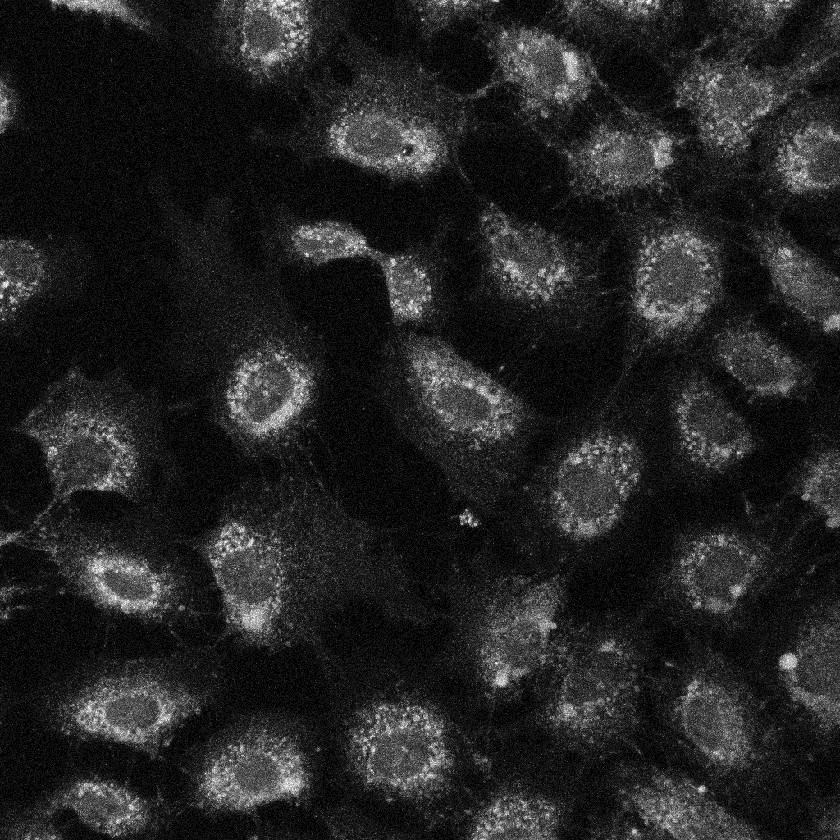
#> input picture MAX_HC11 Short siHuR 2.tif, 840 x 840 px, shrunk from 1024 x 1024 before the run
$ python 'procesamiento de marca perinuclear con informe.py'
#> lines starting #> are read from the running program, lines starting #| are printed output that depends on the picture
#!/usr/bin/env python3
# -*- coding: utf-8 -*-
"""
Created on Tue Jun 11 19:11:11 2019

@author: maxpower
"""
#%%
import numpy as np
import matplotlib.pyplot as plt

from skimage import data , io ,img_as_float
from skimage.exposure import histogram

filename = 'MAX_HC11 Short siHuR 2.tif'
coins = io.imread(filename)
#> coins is the input picture: shape (840, 840) uint16; min 0, max 4095, mean 648.7
plt.imshow(coins)

coins = img_as_float(coins)

hist, hist_centers = histogram(coins)
#> hist = 256 values, max 31245 at index 20, min 2 at index 245, mean 2756.2; hist_centers = 256 values from 0.000122 to 0.0624

fig, axes = plt.subplots(1, 2, figsize=(8, 3))
axes[0].imshow(coins, cmap=plt.cm.gray, interpolation='nearest')
axes[0].axis('off')
axes[1].plot(hist_centers, hist, lw=2)
axes[1].set_title('histogram of gray values')

#%%
from skimage.filters import sobel

elevation_map = sobel(coins)
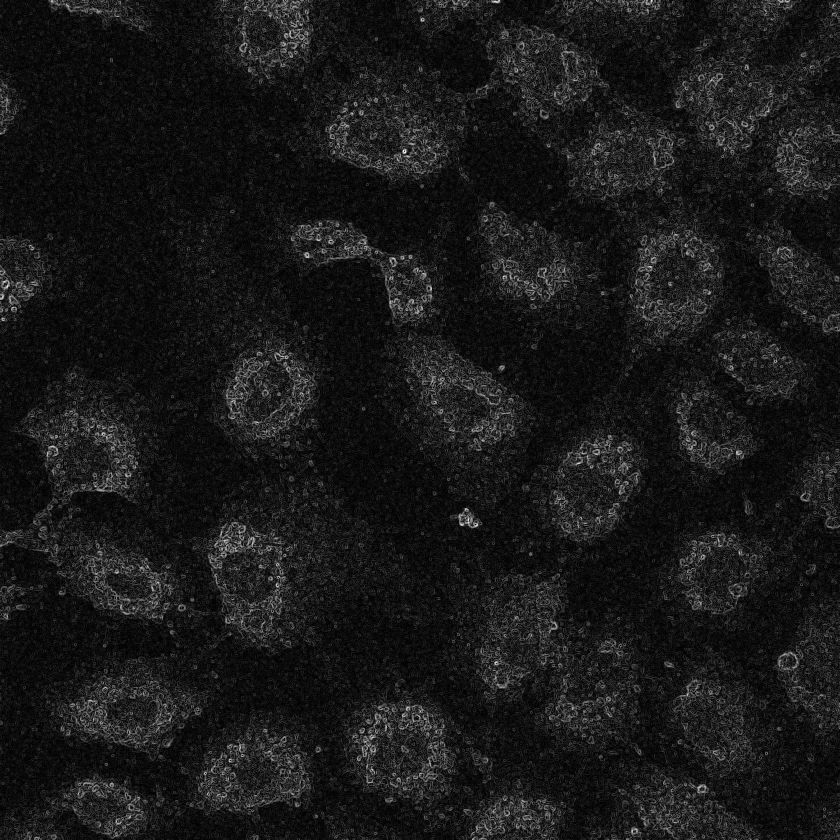
#> elevation_map: shape (840, 840) float64; min 0, max 0.0299, mean 0.00297; drawn with min black and max white

fig, ax = plt.subplots(figsize=(4, 3))
ax.imshow(elevation_map, cmap=plt.cm.gray, interpolation='nearest')
ax.set_title('elevation map')
ax.axis('off')

#%%

#> (the run stopped early here; a loop or call above may not have finished)

$ run again, with MAX_HC11 Short 3  60X.tif copied over MAX_HC11 Short siHuR 2.tif
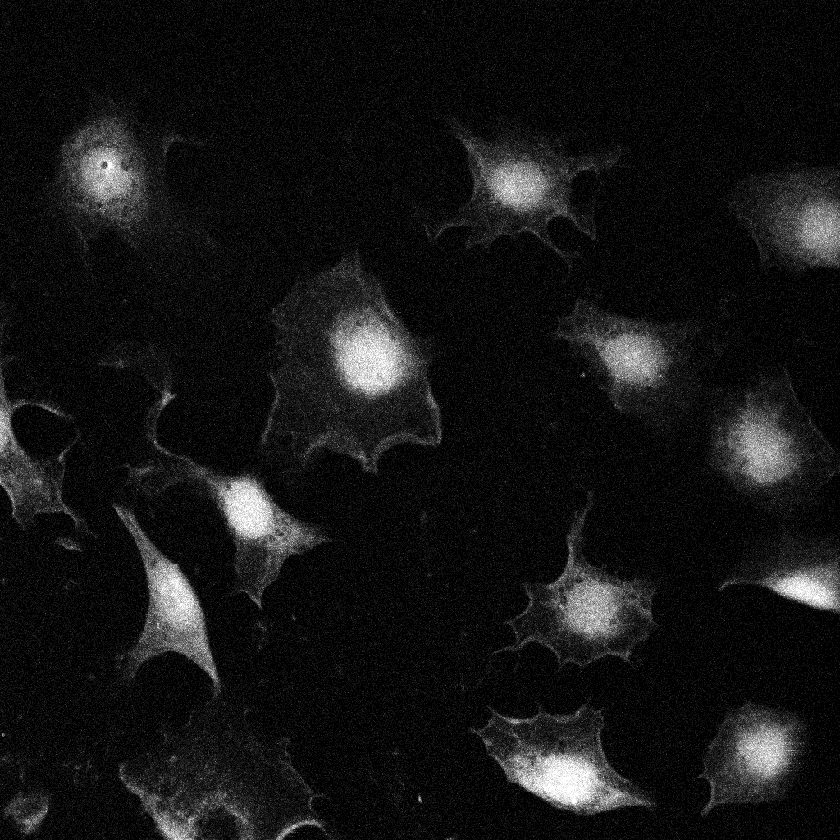
#> input picture MAX_HC11 Short 3  60X.tif, 840 x 840 px, shrunk from 1024 x 1024 before the run
#> coins is the input picture: shape (840, 840) uint16; min 0, max 4095, mean 442
#> hist = 256 values, max 35523 at index 10, min 40 at index 251, mean 2756.2; hist_centers = 256 values from 0.000122 to 0.0624
#> `elevation_map = sobel(coins)`:
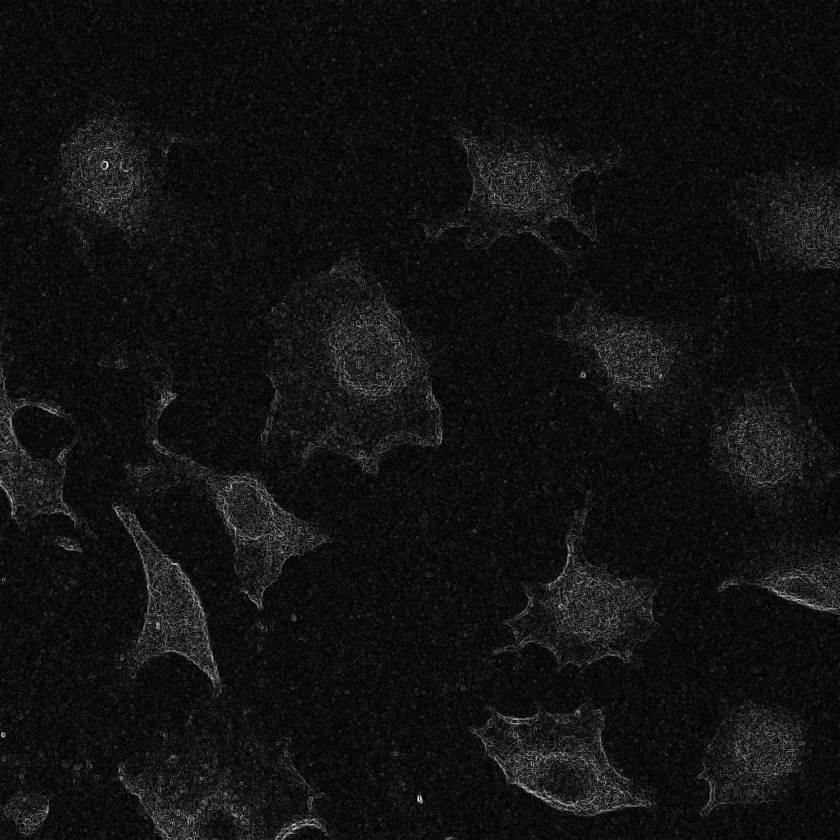
#> elevation_map: shape (840, 840) float64; min 3.07e-19, max 0.0292, mean 0.00208; drawn with min black and max white
